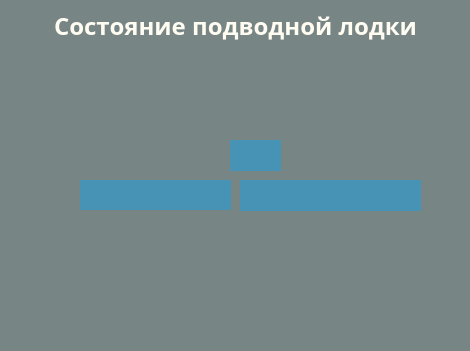
   <widget class="QWidget" name="widget_submarine_view" native="true">
    <property name="geometry">
     <rect>
      <x>420</x>
      <y>10</y>
      <width>470</width>
      <height>351</height>
     </rect>
    </property>
    <property name="styleSheet">
     <string notr="true">color: #f4f3ee;
background-color: #788585;
border-radius: 15px;                     /* &lt;----  закругление краев  */ 
/*border: 2px solid #094065; &lt;----- цвет границы*/ </string>
    </property>
    <widget class="QPushButton" name="submarine_button">
     <property name="geometry">
      <rect>
       <x>9</x>
       <y>10</y>
       <width>451</width>
       <height>331</height>
      </rect>
     </property>
     <property name="text">
      <string/>
     </property>
     <property name="icon">
      <iconset>
       <normaloff>images/submarine.png</normaloff>images/submarine.png</iconset>
     </property>
     <property name="iconSize">
      <size>
       <width>440</width>
       <height>170</height>
      </size>
     </property>
    </widget>
    <widget class="QPushButton" name="button_cell_1">
     <property name="geometry">
      <rect>
       <x>240</x>
       <y>180</y>
       <width>181</width>
       <height>31</height>
      </rect>
     </property>
     <property name="styleSheet">
      <string notr="true">color: #f4f3ee;
background-color: rgba(0, 166, 251, 0.42);
border-radius: 0px;                     /* &lt;----  закругление краев  */ 
/*border: 2px solid #094065; &lt;----- цвет границы*/ </string>
     </property>
     <property name="text">
      <string/>
     </property>
    </widget>
    <widget class="QPushButton" name="button_cell_2">
     <property name="geometry">
      <rect>
       <x>80</x>
       <y>180</y>
       <width>151</width>
       <height>30</height>
      </rect>
     </property>
     <property name="styleSheet">
      <string notr="true">color: #f4f3ee;
background-color: rgba(0, 166, 251, 0.42);
border-radius: 0px;                     /* &lt;----  закругление краев  */ 
/*border: 2px solid #094065; &lt;----- цвет границы*/ </string>
     </property>
     <property name="text">
      <string/>
     </property>
    </widget>
    <widget class="QPushButton" name="button_cell_3">
     <property name="geometry">
      <rect>
       <x>230</x>
       <y>140</y>
       <width>51</width>
       <height>31</height>
      </rect>
     </property>
     <property name="styleSheet">
      <string notr="true">color: #f4f3ee;
background-color: rgba(0, 166, 251, 0.42);
border-radius: 0px;                     /* &lt;----  закругление краев  */ 
/*border: 2px solid #094065; &lt;----- цвет границы*/ </string>
     </property>
     <property name="text">
      <string/>
     </property>
    </widget>
    <widget class="QLabel" name="label_18">
     <property name="geometry">
      <rect>
       <x>10</x>
       <y>10</y>
       <width>451</width>
       <height>31</height>
      </rect>
     </property>
     <property name="layoutDirection">
      <enum>Qt::LayoutDirection::LeftToRight</enum>
     </property>
     <property name="styleSheet">
      <string notr="true">
color: #FFFCF2;

border-radius: 0px;                     /* &lt;----  закругление краев  */ 
font-weight: bold;
font-size: 18pt;
font-family: Montserrat ExtraBold;
border: 0px solid #38302e; /*&lt;----- цвет границы*/
</string>
     </property>
     <property name="frameShape">
      <enum>QFrame::Shape::NoFrame</enum>
     </property>
     <property name="text">
      <string>Состояние подводной лодки</string>
     </property>
     <property name="alignment">
      <set>Qt::AlignmentFlag::AlignCenter</set>
     </property>
    </widget>
   </widget>
